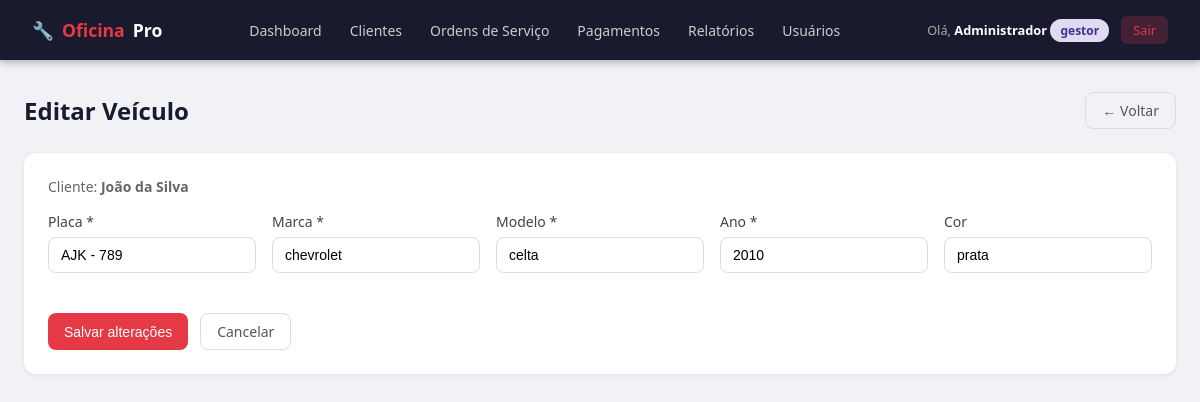
The app's page /veiculos/1/editar (signed in) with its own data.
### app.py (models this page shows)
class Cliente(db.Model):
    id = db.Column(db.Integer, primary_key=True)
    nome = db.Column(db.String(100), nullable=False)
    cpf = db.Column(db.String(14), unique=True, nullable=False)
    telefone = db.Column(db.String(20))
    email = db.Column(db.String(100))
    criado_em = db.Column(db.DateTime, default=agora)
    veiculos = db.relationship('Veiculo', backref='cliente', lazy=True)

class Veiculo(db.Model):
    id = db.Column(db.Integer, primary_key=True)
    placa = db.Column(db.String(10), unique=True, nullable=False)
    marca = db.Column(db.String(50), nullable=False)
    modelo = db.Column(db.String(50), nullable=False)
    ano = db.Column(db.Integer, nullable=False)
    cor = db.Column(db.String(30))
    cliente_id = db.Column(db.Integer, db.ForeignKey('cliente.id'), nullable=False)
    ordens = db.relationship('OrdemServico', backref='veiculo', lazy=True)

### app.py (the view, shortened to what this page needs)
@app.route('/veiculos/<int:id>/editar', methods=['GET', 'POST'])
@login_required
def editar_veiculo(id):
    v = Veiculo.query.get_or_404(id)
    return render_template('veiculo_form.html', cliente=v.cliente, veiculo=v)

### app.py (called while the page is built)
def login_required(f):
    from functools import wraps
    @wraps(f)
    def decorated(*args, **kwargs):
        if 'usuario_id' not in session:
            return redirect(url_for('login'))
        return f(*args, **kwargs)
    return decorated

### templates/veiculo_form.html (shortened to what this page needs)
{% extends 'base.html' %}
{% block content %}
<div class="page-header">
  <h1 class="page-title">{{ 'Editar Veículo' if veiculo else 'Novo Veículo' }}</h1>
  <a href="{{ url_for('ver_cliente', id=cliente.id) }}" class="btn btn-outline">← Voltar</a>
</div>
<div class="card">
  <p style="font-size:.875rem;color:#666;margin-bottom:1rem;">Cliente: <strong>{{ cliente.nome }}</strong></p>
  <form method="POST">
    <div class="form-grid">
      <div class="form-group">
        <label>Placa *</label>
        <input type="text" name="placa" class="form-control" value="{{ veiculo.placa if veiculo else '' }}" placeholder="ABC-1234" required style="text-transform:uppercase;">
      </div>
      <div class="form-group">
        <label>Marca *</label>
        <input type="text" name="marca" class="form-control" value="{{ veiculo.marca if veiculo else '' }}" required>
      </div>
      <div class="form-group">
        <label>Modelo *</label>
        <input type="text" name="modelo" class="form-control" value="{{ veiculo.modelo if veiculo else '' }}" required>
      </div>
      <div class="form-group">
        <label>Ano *</label>
        <input type="number" name="ano" class="form-control" value="{{ veiculo.ano if veiculo else '' }}" min="1950" max="2030" required>
      </div>
      <div class="form-group">
        <label>Cor</label>
        <input type="text" name="cor" class="form-control" value="{{ veiculo.cor if veiculo else '' }}">
      </div>
    </div>
    <div class="form-actions">
      <button type="submit" class="btn btn-primary">{{ 'Salvar alterações' if veiculo else 'Cadastrar veículo' }}</button>
      <a href="{{ url_for('ver_cliente', id=cliente.id) }}" class="btn btn-outline">Cancelar</a>
    </div>
  </form>
</div>
{% endblock %}

### templates/base.html (style rules this page uses)
* { box-sizing: border-box; margin: 0; padding: 0; }
body { font-family: 'Segoe UI', sans-serif; background: #f0f2f5; color: #1a1a2e; min-height: 100vh; }
.page-header { display: flex; align-items: center; justify-content: space-between; margin-bottom: 1.5rem; }
.page-title { font-size: 1.5rem; font-weight: 700; color: #1a1a2e; }
.card { background: #fff; border-radius: 12px; box-shadow: 0 1px 4px rgba(0,0,0,.08); padding: 1.5rem; margin-bottom: 1rem; }
.btn { display: inline-flex; align-items: center; gap: 6px; padding: 8px 16px; border-radius: 8px; border: none; cursor: pointer; font-size: .875rem; font-weight: 500; text-decoration: none; transition: all .2s; }
.btn-primary { background: #e63946; color: #fff; }
.btn-outline { background: transparent; border: 1.5px solid #ddd; color: #555; }
.form-group { margin-bottom: 1rem; }
.form-group label { display: block; font-size: .875rem; font-weight: 500; color: #444; margin-bottom: 6px; }
.form-control { width: 100%; padding: 9px 12px; border: 1.5px solid #ddd; border-radius: 8px; font-size: .875rem; transition: border .2s; outline: none; }
.form-grid { display: grid; grid-template-columns: repeat(auto-fit, minmax(200px, 1fr)); gap: 1rem; }
.form-actions { display: flex; gap: .75rem; margin-top: 1.5rem; }

### records on screen
Cliente: nome "João da Silva"
Veiculo: placa "AJK - 789", marca "chevrolet", modelo "celta", ano "2010", cor "prata"

### other values on screen
{{ session.nome }} "Administrador"
{{ session.perfil }} "gestor"
{{ 'Editar Veículo' if veiculo else 'Novo Veículo' }} "Editar Veículo"
{{ 'Salvar alterações' if veiculo else 'Cadastrar veículo' }} "Salvar alterações"
